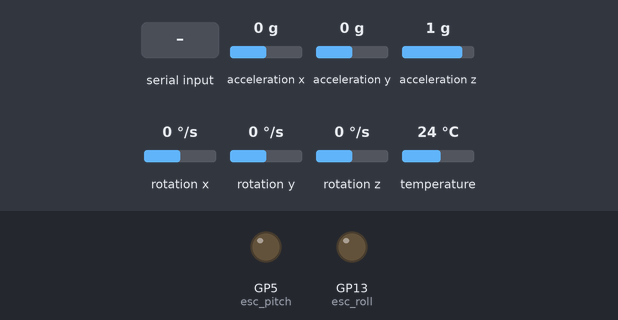
Bench run of a program on a simulated Raspberry Pi Pico running MicroPython. Parts: output pins drawn as LEDs (lit = HIGH). The inputs (shaded band) are chosen by the test bench; at power-on: acceleration x 0 g, rotation y 0 °/s, acceleration y 0 g, acceleration z 1 g, rotation x 0 °/s, rotation z 0 °/s, temperature 24 °C. Library files of the repository ran but are not shown: imu.py; what the program prints to the serial console is not drawn.

Above: at 6.0 s.
6.1 s: "5" typed at the serial console, then Enter
At 7.2 s:
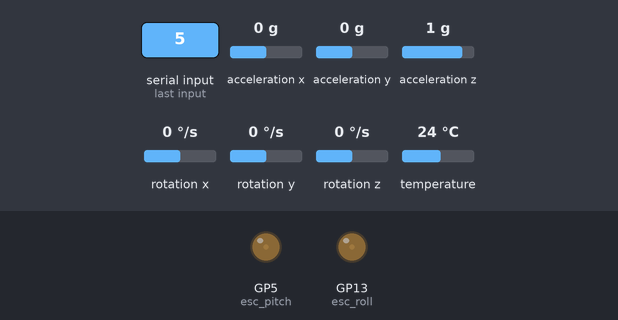
7.6 s: acceleration x set to -0.2 g
At 9.3 s:
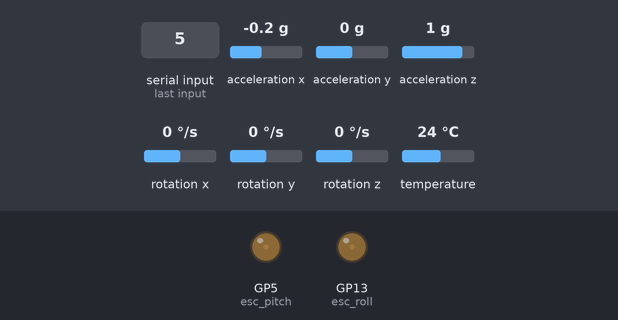
9.6 s: acceleration x set to -0.4 g
At 12.0 s:
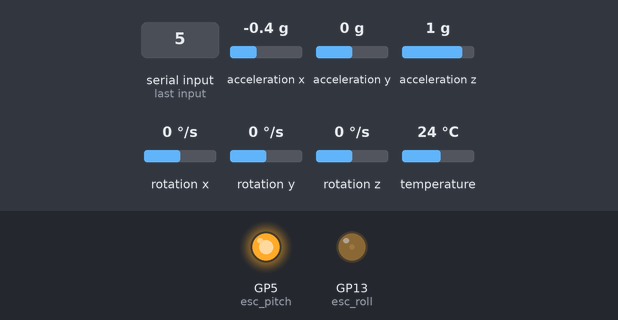
12.3 s: rotation y set to -192 °/s
At 15.0 s:
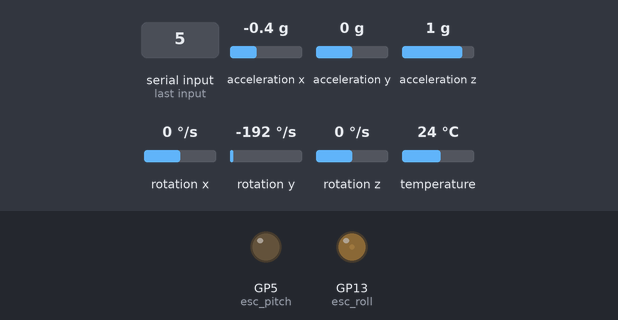
Timing chart, 0 to 16.3 s (numbered marks = the images above; inputs shaded):
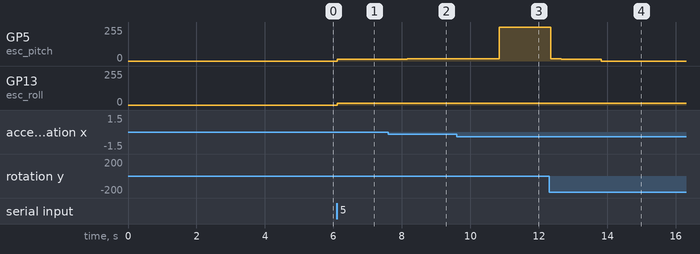

Measured:
- the behaviour switches between -0.3 and -0.4 g on acceleration x (found by bisection; images 2 and 3)
- after the input at 6.1 s, GP5 (esc_pitch), GP13 (esc_roll): 0/255 → 15/255 at once
- after the input at 7.6 s, GP5 (esc_pitch): 15/255 → 16/255 after 0.56 s
- after the input at 9.6 s, GP5 (esc_pitch): 16/255 → 255/255 after 1.2 s
- after the input at 12.3 s, GP5 (esc_pitch): 255/255 → 16/255 after 0.05 s, → 15/255 0.30 s later, → 0/255 1.2 s later

The program:

esc_angular_stabilization.py
```python
from math import atan, pi, sqrt
from time import sleep

from machine import I2C, PWM, Pin

from imu import MPU6050

i2c = I2C(1, sda=Pin(26), scl=Pin(27), freq=400000)
imu = MPU6050(i2c)

esc_pitch = PWM(Pin(5))
esc_pitch.freq(50)

esc_roll = PWM(Pin(13))
esc_roll.freq(50)

gx_cal = 0
gy_cal = 0
gz_cal = 0

kalman_angle_roll = 0
kalman_uncertainty_angle_roll = 4

kalman_angle_pitch = 0
kalman_uncertainty_angle_pitch = 4

kalman_1d_output = [0, 0]

duty = 0


def calculateAngles(ax, ay, az):
    angle_roll = atan(ay/sqrt(ax**2 + az**2)) * (180 / pi)
    angle_pitch = -atan(ax/sqrt(ay**2 + az**2)) * (180 / pi)
    return angle_roll, angle_pitch


def calibrateGyro():
    global gx_cal, gy_cal, gz_cal

    gyro_cal_count = 1000

    for i in range(gyro_cal_count):
        print("Calibrating gyroscope...", i, end="\r")

        gx_cal += imu.gyro.x
        gy_cal += imu.gyro.y
        gz_cal += imu.gyro.z

        sleep(0.001)  # sleep for 10ms

    gx_cal /= gyro_cal_count
    gy_cal /= gyro_cal_count
    gz_cal /= gyro_cal_count

    print("Gyroscope calibration complete! :", gx_cal, gy_cal, gz_cal)

    input("Press any key then enter to start...")


def kalman_1d(kalman_state, kalman_uncertainty, kalman_input, kalman_measurement):
    global kalman_1d_output

    kalman_state += (0.004 * kalman_input)
    kalman_uncertainty += ((0.004 ** 2) * (8**2))
    kalman_gain = kalman_uncertainty * 1 / (1 * kalman_uncertainty + 3 * 3)
    kalman_state += kalman_gain * (kalman_measurement - kalman_state)
    kalman_uncertainty *= (1 - kalman_gain)

    kalman_1d_output[0] = kalman_state
    kalman_1d_output[1] = kalman_uncertainty


def rangify(value):
    init_start = -45
    init_end = 45

    final_start = 3700  # 2293
    final_end = 4200  # 6553

    init_range = init_end - init_start
    final_range = final_end - final_start

    ratio = final_range / init_range

    distance = value - init_start
    new_value = distance * ratio + final_start

    return int(new_value)


if __name__ == "__main__":

    calibrateGyro()

    while True:

        ax = imu.accel.x - 0.06  # calibration
        ay = imu.accel.y + 0.01  # calibration
        az = imu.accel.z + 0.116  # calibration

        gx = imu.gyro.x - gx_cal
        gy = imu.gyro.y - gy_cal
        gz = imu.gyro.z - gz_cal

        tem = imu.temperature

        roll, pitch = calculateAngles(ax, ay, az)

        kalman_1d(kalman_angle_roll, kalman_uncertainty_angle_roll, gx, roll)
        kalman_angle_roll = kalman_1d_output[0]
        kalman_uncertainty_angle_roll = kalman_1d_output[1]

        kalman_1d(kalman_angle_pitch,
                  kalman_uncertainty_angle_pitch, gy, pitch)
        kalman_angle_pitch = kalman_1d_output[0]
        kalman_uncertainty_angle_pitch = kalman_1d_output[1]

        print("Roll:", kalman_angle_roll, "Pitch:", kalman_angle_pitch)

        if kalman_angle_pitch < -15:
            duty = 0
        elif kalman_angle_pitch > 15:
            duty = 65535
        else:
            duty = rangify(kalman_angle_pitch)

        esc_pitch.duty_u16(duty)

        if kalman_angle_roll < -15:
            duty = 0
        elif kalman_angle_roll > 15:
            duty = 65535
        else:
            duty = rangify(kalman_angle_roll)

        esc_roll.duty_u16(duty)
```
